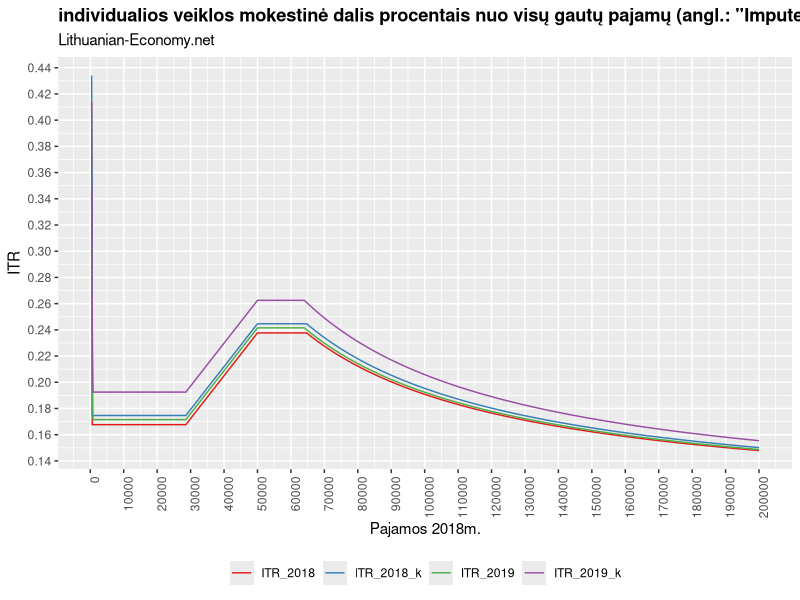

Here is the R script that generated this plot:
if(!require(tidyverse)){
        install.packages("tidyverse")
        library(tidyverse)
}

# INFO
# Mokestinio kredito (tax_credit) formulė: https://e-seimas.lrs.lt/portal/legalAct/lt/TAD/TAIS.171369/XPXienJYqo

f_2018 <- function(x) {
        MMA <- 400
        VDU <- 808.7
        SODRA <- 0.289
        PSD <- 0.09
        bruto <- x
        tax_base <- bruto*0.7
        tax_credit <- pmax(0,ifelse(tax_base<20000, tax_base*0.1, tax_base*(0.1-2/300000*(tax_base-20000))))
        gpm <- tax_base*0.15-tax_credit
        sodra <- pmin(ifelse(tax_base<MMA, MMA*SODRA, tax_base*0.5*SODRA), 28*VDU*SODRA)
        psd <- pmin(ifelse(tax_base<MMA, MMA*PSD, tax_base*0.5*PSD), 28*VDU*PSD)
        neto <-bruto - gpm - sodra - psd
        list(bruto=x, 
             new_bruto_2018=bruto, 
             gpm_2018 = gpm, 
             sodra_2018 = sodra,
             psd_2018=psd,
             VSD_2018=sodra+psd,
             tax_credit_2018=tax_credit,
             neto_2018 = neto, 
             ITR_2018=(sodra+psd+gpm)/bruto, 
             tax_2018=sodra+psd+gpm)
}

f_2018_k <- function(x) {
        MMA <- 400
        VDU <- 808.7
        SODRA <- 0.289+0.02
        PSD <- 0.09
        bruto <- x
        tax_base <- bruto*0.7
        tax_credit <- pmax(0,ifelse(tax_base<20000, tax_base*0.1, tax_base*(0.1-2/300000*(tax_base-20000))))
        gpm <- tax_base*0.15-tax_credit
        sodra <- pmin(ifelse(tax_base<MMA, MMA*SODRA, tax_base*0.5*SODRA), 28*VDU*SODRA)
        psd <- pmin(ifelse(tax_base<MMA, MMA*PSD, tax_base*0.5*PSD), 28*VDU*PSD)
        neto <-bruto - gpm - sodra - psd
        list(bruto=x, 
             new_bruto_2018_k=bruto, 
             gpm_2018_k = gpm, 
             sodra_2018_k = sodra,
             psd_2018_k=psd,
             VSD_2018_k=sodra+psd,
             tax_credit_2018_k=tax_credit,
             neto_2018_k = neto, 
             ITR_2018_k=(sodra+psd+gpm)/bruto, 
             tax_2018_k=sodra+psd+gpm)
}

f_2019 <- function(x) {
        MMA <- 430*1.289
        VDU <- 808.7*1.289
        SODRA <- 0.195-0.069
        PSD <- 0.069
        bruto <- x
        tax_base <- bruto*0.7
        tax_credit <- pmax(0,ifelse(tax_base<20000, tax_base*0.1, tax_base*(0.1-2/300000*(tax_base-20000))))
        gpm <- tax_base*0.15-tax_credit
        sodra <- pmin(ifelse(tax_base<MMA, MMA*SODRA, tax_base*SODRA), 43*VDU*SODRA)
        psd <- pmin(ifelse(tax_base<MMA, MMA*PSD, tax_base*PSD), 43*VDU*PSD)
        neto <-bruto - gpm - sodra - psd
        list(bruto=x, 
             new_bruto_2019=bruto, 
             gpm_2019 = gpm, 
             sodra_2019 = sodra,
             psd_2019=psd,
             VSD_2019=sodra+psd,
             tax_credit_2019=tax_credit,
             neto_2019 = neto, 
             ITR_2019=(sodra+psd+gpm)/bruto, 
             tax_2019=sodra+psd+gpm)
}
f_2019_k <- function(x) {
        MMA <- 430*1.289
        VDU <- 808.7*1.289
        SODRA <- 0.195-0.069+0.03
        PSD <- 0.069
        bruto <- x
        tax_base <- bruto*0.7
        tax_credit <- pmax(0,ifelse(tax_base<20000, tax_base*0.1, tax_base*(0.1-2/300000*(tax_base-20000))))
        gpm <- tax_base*0.15-tax_credit
        sodra <- pmin(ifelse(tax_base<MMA, MMA*SODRA, tax_base*SODRA), 43*VDU*SODRA)
        psd <- pmin(ifelse(tax_base<MMA, MMA*PSD, tax_base*PSD), 43*VDU*PSD)
        neto <-bruto - gpm - sodra - psd
        list(bruto=x, 
             new_bruto_2019_k=bruto, 
             gpm_2019_k = gpm, 
             sodra_2019_k = sodra,
             psd_2019_k=psd,
             VSD_2019_k=sodra+psd,
             tax_credit_2019_k=tax_credit,
             neto_2019_k = neto, 
             ITR_2019_k=(sodra+psd+gpm)/bruto, 
             tax_2019_k=sodra+psd+gpm)
}



# Graph the functions for values x
x <- seq(400, 200000, by=100)

df <- data.frame(
        bruto=f_2018(x)$bruto,
        ITR_2018=f_2018(x)$ITR_2018,
        ITR_2018_k=f_2018_k(x)$ITR_2018_k,
        ITR_2019=f_2019(x)$ITR_2019,
        ITR_2019_k=f_2019_k(x)$ITR_2019_k)%>%
        gather(var, values,2:5)


#jpeg("./figures/IV_ITR_new.jpeg", width = 9, height = 5, units = 'in', res = 100)
ggplot(data=df, aes(x=bruto,y=values, color=var))+
        geom_line()+
        scale_x_continuous(breaks = seq(0,200000, by=10000))+
        scale_y_continuous(breaks = seq(0,.8, by=0.02))+
        scale_color_brewer(palette="Set1")+
        theme(plot.title = element_text(hjust = 0.0, face="bold"))+
        theme(legend.position = "bottom",
              legend.title=element_blank(),
              axis.text.x = element_text(angle=90, hjust=1))+
        labs(title="individualios veiklos mokestinė dalis procentais nuo visų gautų pajamų (angl.: \"Imputed Tax Rate - ITR\")",
                subtitle= "Lithuanian-Economy.net",
                x="Pajamos 2018m.",
                y="ITR")
#dev.off()

